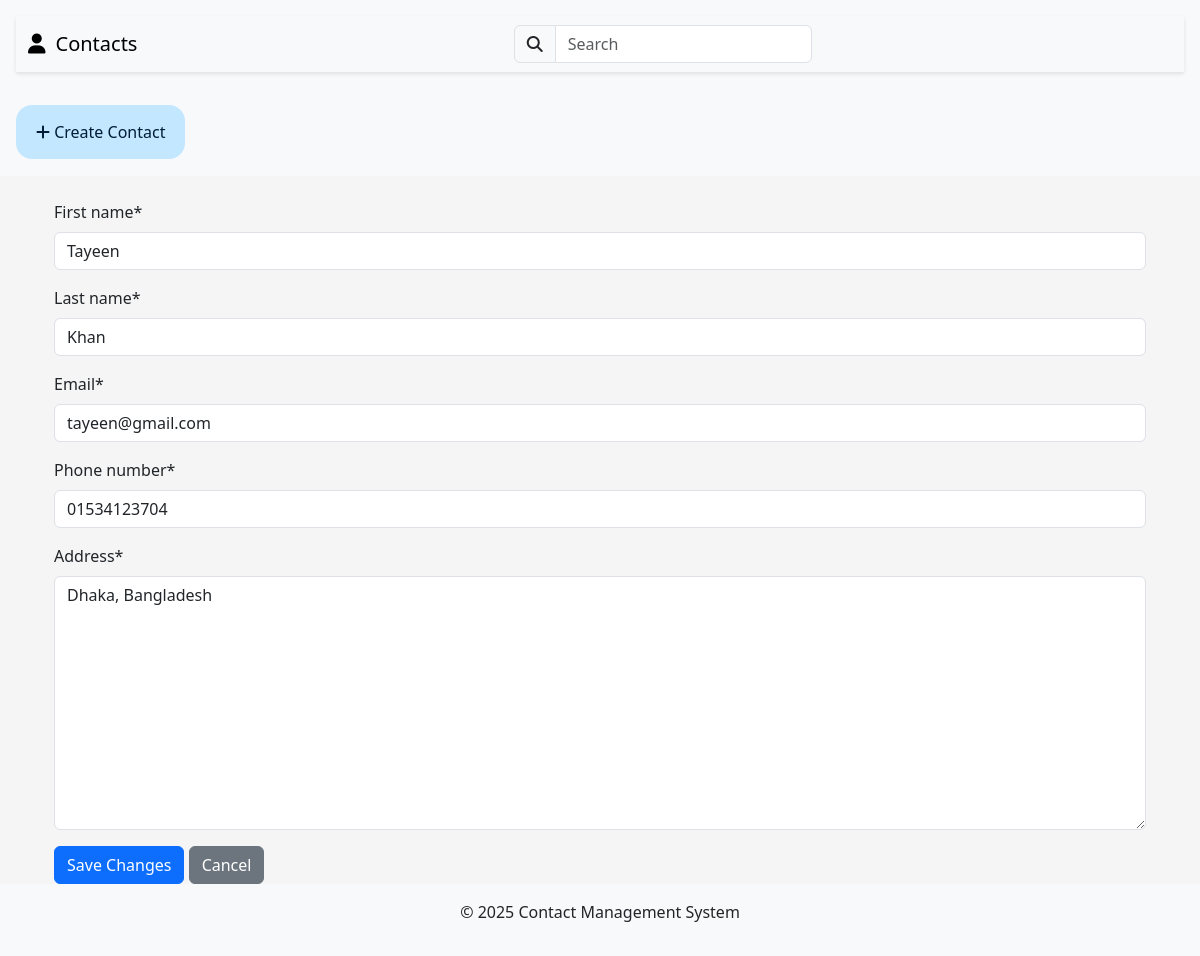
The app's page /contacts/contacts/edit/5/ with its own data.
### contacts/models.py (models this page shows, shortened)
class Contact(models.Model):
    first_name = models.CharField(max_length=255)
    last_name = models.CharField(max_length=255)
    email = models.EmailField(unique=True)
    phone_number = models.CharField(max_length=20)
    address = models.TextField()

### contacts/views.py (the view)
# urls.py: path('contacts/edit/<int:pk>/', views.edit_contact, name='edit_contact'),
def edit_contact(request, pk):
    contact = get_object_or_404(Contact, pk=pk)
    if request.method == "POST":
        form = ContactForm(request.POST, instance=contact)
        if form.is_valid():
            form.save()
            return redirect("contact_list")
    else:
        form = ContactForm(instance=contact)
    return render(request, "contacts/edit_contact.html", {"form": form})

### contacts/forms.py
class ContactForm(forms.ModelForm):
    class Meta:
        model = Contact
        fields = ['first_name', 'last_name', 'email', 'phone_number', 'address']

### contacts/templates/contacts/edit_contact.html (shortened to what this page needs)
{% extends "base.html" %}
{% load crispy_forms_tags %}
{% block content %}
<div class="container">
    <form method="post">
        {{ form | crispy}}
        <button type="submit" class="btn btn-primary">Save Changes</button>
        <a href="{% url 'contact_list' %}" class="btn btn-secondary">Cancel</a>
    </form>
</div>
{% endblock %}

### contacts/static/contacts/css/style.css (style rules this page uses)
body { background-color: #f5f5f5; }

### records on screen
Contact: first_name "Tayeen", last_name "Khan", email "tayeen@gmail.com", phone_number "01534123704", address "Dhaka, Bangladesh"
